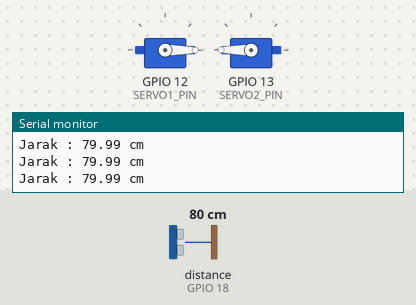
The sketch below on a simulated ESP32. Shown: 2 × servo, the last lines printed to the serial monitor. Wiring (inferred from the names in the program): ultrasonic range finder: trigger GPIO 5; echo GPIO 18. Inputs (shaded band) come from the test bench; at power-on: distance to the obstacle (sensor on GPIO 18) 80 cm. The echo pulse lasts 58.3 µs per cm.

Above: at 1.2 s.
1.3 s: distance to the obstacle (sensor on GPIO 18) set to 32 cm
2.8 s: distance to the obstacle (sensor on GPIO 18) set to 29 cm
At 4.1 s:
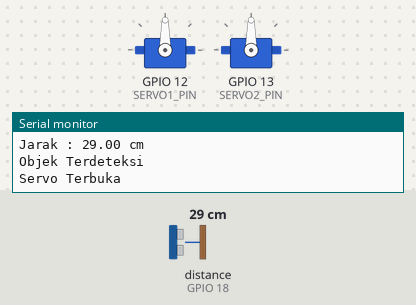
4.5 s: distance to the obstacle (sensor on GPIO 18) set to 35 cm
At 6.21 s:
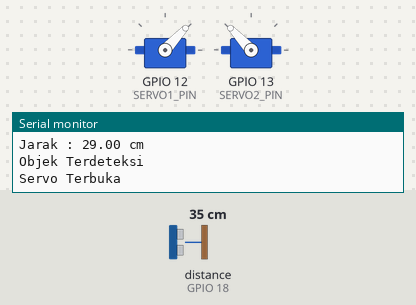
7.5 s: distance to the obstacle (sensor on GPIO 18) set to 2 cm
At 8.8 s:
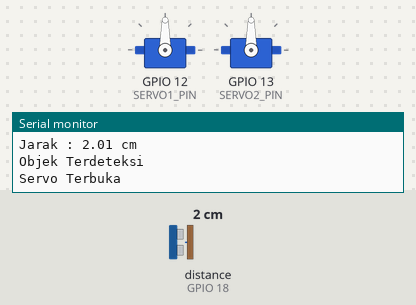
Timing chart, 0 to 10.3 s (numbered marks = the images above; inputs shaded):
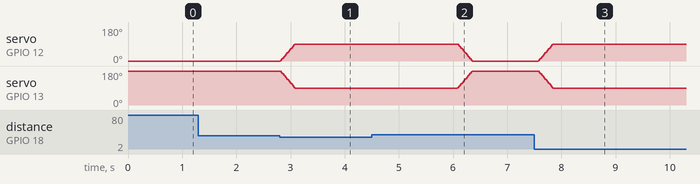

Measured:
- the behaviour switches between 31 and 30 cm on distance to the obstacle (sensor on GPIO 18) (found by bisection; images 0 and 1)
- after the input at 2.8 s, servo on GPIO 12 (SERVO1_PIN): moves from 0° to 90° over 0.27 s, starting at once; servo on GPIO 13 (SERVO2_PIN): moves from 180° to 90° over 0.27 s, starting at once
- after the input at 4.5 s, servo on GPIO 12 (SERVO1_PIN): goes on until 6.4 s, then stays 0°; servo on GPIO 13 (SERVO2_PIN): goes on until 6.4 s, then stays 180°
- after the input at 7.5 s, servo on GPIO 12 (SERVO1_PIN): moves from 0° to 90° over 0.27 s, starting after 0.07 s; servo on GPIO 13 (SERVO2_PIN): moves from 180° to 90° over 0.27 s, starting after 0.07 s

The sketch:

esp32.ino
```cpp
#include <ESP32Servo.h>

//======================================
// HC-SR04
//======================================
const int TRIG_PIN = 5;
const int ECHO_PIN = 18;

//======================================
// Servo
//======================================
const int SERVO1_PIN = 12;
const int SERVO2_PIN = 13;

//======================================
// Servo Object
//======================================
Servo servo1;
Servo servo2;

//======================================
// Konstanta
//======================================
const int JARAK_DETEKSI = 30;

const int SERVO_TUTUP = 0;
const int SERVO_BUKA = 90;

const int STEP_DELAY = 3;

//======================================
// Variabel
//======================================
long duration;
float distance;

//======================================
// Setup
//======================================
void setup() {

  Serial.begin(115200);

  pinMode(TRIG_PIN, OUTPUT);
  pinMode(ECHO_PIN, INPUT);

  digitalWrite(TRIG_PIN, LOW);

  servo1.attach(SERVO1_PIN);
  servo2.attach(SERVO2_PIN);

  // Posisi awal
  servo1.write(0);
  servo2.write(180);

  Serial.println("Robot Siap...");
}

//======================================
// Servo Buka
//======================================
void bukaServo() {

  for (int i = SERVO_TUTUP; i <= SERVO_BUKA; i++) {

    servo1.write(i);
    servo2.write(180 - i);

    delay(STEP_DELAY);
  }
}

//======================================
// Servo Tutup
//======================================
void tutupServo() {

  for (int i = SERVO_BUKA; i >= SERVO_TUTUP; i--) {

    servo1.write(i);
    servo2.write(180 - i);

    delay(STEP_DELAY);
  }
}

//======================================
// Baca Ultrasonik
//======================================
float bacaJarak() {

  digitalWrite(TRIG_PIN, LOW);
  delayMicroseconds(2);

  digitalWrite(TRIG_PIN, HIGH);
  delayMicroseconds(10);

  digitalWrite(TRIG_PIN, LOW);

  duration = pulseIn(ECHO_PIN, HIGH, 30000);

  if (duration == 0) {
    return 999;
  }

  return duration * 0.0343 / 2;
}

//======================================
// Loop
//======================================
void loop() {

  distance = bacaJarak();

  Serial.print("Jarak : ");
  Serial.print(distance);
  Serial.println(" cm");

  // Ada objek
  if (distance <= JARAK_DETEKSI) {

    Serial.println("Objek Terdeteksi");

    bukaServo();

    Serial.println("Servo Terbuka");

    delay(3000);

    tutupServo();

    Serial.println("Servo Tertutup");

    // Tunggu sebentar agar tidak langsung membaca lagi
    delay(500);
  }

  delay(100);
}
```
